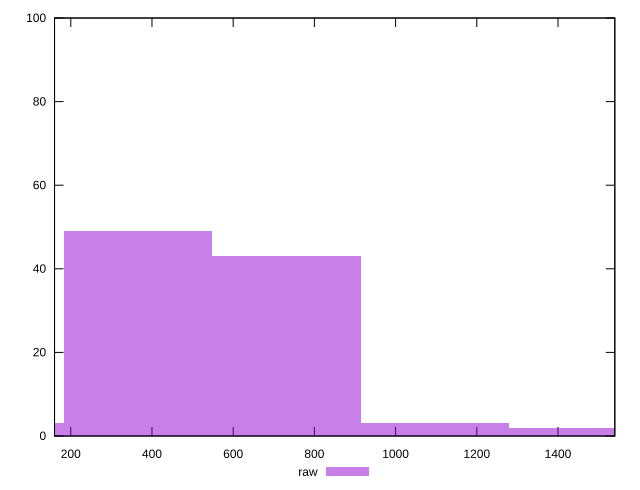

Here is the gnuplot script that generated this plot:
reset

$raw <<EOF
731.2674584359866 43
365.6337292179933 49
1096.9011876539798 3
0 3
1462.534916871973 2
EOF

set key outside below
set boxwidth 365.6337292179933
set xrange [160:1540]
set yrange [0:100]
set trange [0:100]
set style fill transparent solid 0.5 noborder
set terminal svg size 640, 490 enhanced background rgb 'white'
set output "report_00015_2021-02-09T16-11-33.973Z/uses-http2/samples/pages+cached+noadtech+nomedia/raw/histogram.svg"

plot $raw title "raw" with boxes

reset
